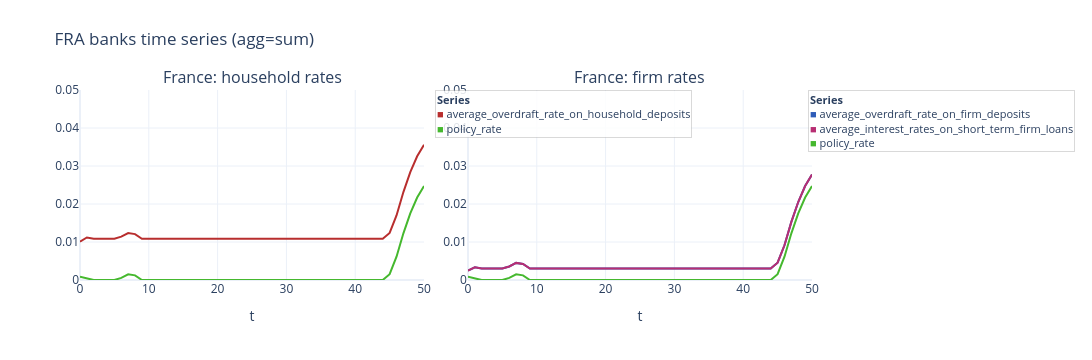

Write notebook code for a chart like this one.
### Code cell
fig = plot_agent_timeseries(
    model,
    "FRA",
    "banks",
    [
        ["average_overdraft_rate_on_household_deposits", "central_bank.policy_rate"],
        [
            "average_overdraft_rate_on_firm_deposits",
            "average_interest_rates_on_short_term_firm_loans",
            "central_bank.policy_rate",
        ],
    ],
    panel_titles=["France: household rates", "France: firm rates"],
    no_cols=2,
    **FIG_SIZE_WIDE,
    show_legend=True,
    show=False,
)

fig.update_yaxes(range=[0, 0.05])
fig.show()

### Figure 1 — Plotly figure (JSON) as saved in the notebook; plotly's stock layout.template omitted (floating-point values rounded to 4 significant figures)
{"data": [{"line": {"color": "hsl(0, 60%, 45%)", "width": 2}, "mode": "lines", "name": "average_overdraft_rate_on_household_deposits", "showlegend": false, "type": "scatter", "x": [0, 1, 2, 3, 4, 5, 6, 7, 8, 9, 10, 11, 12, 13, 14, 15, 16, 17, 18, 19, 20, 21, 22, 23, 24, 25, 26, 27, 28, 29, 30, 31, 32, 33, 34, 35, 36, 37, 38, 39, 40, 41, 42, 43, 44, 45, 46, 47, 48, 49, 50], "xaxis": "x", "y": [0.01007, 0.01119, 0.01086, 0.01086, 0.01092, 0.01086, 0.01141, 0.01234, 0.01208, 0.01086, 0.01086, 0.01086, 0.01086, 0.01086, 0.01086, 0.01086, 0.01086, 0.01086, 0.01086, 0.01086, 0.01086, 0.01086, 0.01086, 0.01086, 0.01086, 0.01086, 0.01086, 0.01086, 0.01086, 0.01086, 0.01086, 0.01086, 0.01086, 0.01086, 0.01086, 0.01086, 0.01086, 0.01086, 0.01086, 0.01086, 0.01086, 0.01086, 0.01086, 0.01086, 0.01086, 0.01239, 0.01698, 0.02314, 0.02837, 0.03256, 0.03559], "yaxis": "y"}, {"line": {"color": "hsl(110, 60%, 45%)", "width": 2}, "mode": "lines", "name": "policy_rate", "showlegend": false, "type": "scatter", "x": [0, 1, 2, 3, 4, 5, 6, 7, 8, 9, 10, 11, 12, 13, 14, 15, 16, 17, 18, 19, 20, 21, 22, 23, 24, 25, 26, 27, 28, 29, 30, 31, 32, 33, 34, 35, 36, 37, 38, 39, 40, 41, 42, 43, 44, 45, 46, 47, 48, 49, 50], "xaxis": "x", "y": [0.0008333, 0.0003393, 0, 0, 6.426e-05, 0, 0.0005529, 0.001487, 0.001225, 0, 0, 0, 0, 0, 0, 0, 0, 0, 0, 0, 0, 0, 0, 0, 0, 0, 0, 0, 0, 0, 0, 0, 0, 0, 0, 0, 0, 0, 0, 0, 0, 0, 0, 0, 0, 0.001532, 0.006126, 0.01228, 0.01752, 0.02171, 0.02473], "yaxis": "y"}, {"line": {"color": "hsl(220, 60%, 45%)", "width": 2}, "mode": "lines", "name": "average_overdraft_rate_on_firm_deposits", "showlegend": false, "type": "scatter", "x": [0, 1, 2, 3, 4, 5, 6, 7, 8, 9, 10, 11, 12, 13, 14, 15, 16, 17, 18, 19, 20, 21, 22, 23, 24, 25, 26, 27, 28, 29, 30, 31, 32, 33, 34, 35, 36, 37, 38, 39, 40, 41, 42, 43, 44, 45, 46, 47, 48, 49, 50], "xaxis": "x2", "y": [0.002456, 0.003349, 0.00301, 0.00301, 0.003074, 0.00301, 0.003563, 0.004497, 0.004235, 0.00301, 0.00301, 0.00301, 0.00301, 0.00301, 0.00301, 0.00301, 0.00301, 0.00301, 0.00301, 0.00301, 0.00301, 0.00301, 0.00301, 0.00301, 0.00301, 0.00301, 0.00301, 0.00301, 0.00301, 0.00301, 0.00301, 0.00301, 0.00301, 0.00301, 0.00301, 0.00301, 0.00301, 0.00301, 0.00301, 0.00301, 0.00301, 0.00301, 0.00301, 0.00301, 0.00301, 0.004542, 0.009136, 0.01529, 0.02053, 0.02472, 0.02774], "yaxis": "y2"}, {"line": {"color": "hsl(330, 60%, 45%)", "width": 2}, "mode": "lines", "name": "average_interest_rates_on_short_term_firm_loans", "showlegend": false, "type": "scatter", "x": [0, 1, 2, 3, 4, 5, 6, 7, 8, 9, 10, 11, 12, 13, 14, 15, 16, 17, 18, 19, 20, 21, 22, 23, 24, 25, 26, 27, 28, 29, 30, 31, 32, 33, 34, 35, 36, 37, 38, 39, 40, 41, 42, 43, 44, 45, 46, 47, 48, 49, 50], "xaxis": "x2", "y": [0.002456, 0.003349, 0.00301, 0.00301, 0.003074, 0.00301, 0.003563, 0.004497, 0.004235, 0.00301, 0.00301, 0.00301, 0.00301, 0.00301, 0.00301, 0.00301, 0.00301, 0.00301, 0.00301, 0.00301, 0.00301, 0.00301, 0.00301, 0.00301, 0.00301, 0.00301, 0.00301, 0.00301, 0.00301, 0.00301, 0.00301, 0.00301, 0.00301, 0.00301, 0.00301, 0.00301, 0.00301, 0.00301, 0.00301, 0.00301, 0.00301, 0.00301, 0.00301, 0.00301, 0.00301, 0.004542, 0.009136, 0.01529, 0.02053, 0.02472, 0.02774], "yaxis": "y2"}, {"line": {"color": "hsl(110, 60%, 45%)", "width": 2}, "mode": "lines", "name": "policy_rate", "showlegend": false, "type": "scatter", "x": [0, 1, 2, 3, 4, 5, 6, 7, 8, 9, 10, 11, 12, 13, 14, 15, 16, 17, 18, 19, 20, 21, 22, 23, 24, 25, 26, 27, 28, 29, 30, 31, 32, 33, 34, 35, 36, 37, 38, 39, 40, 41, 42, 43, 44, 45, 46, 47, 48, 49, 50], "xaxis": "x2", "y": [0.0008333, 0.0003393, 0, 0, 6.426e-05, 0, 0.0005529, 0.001487, 0.001225, 0, 0, 0, 0, 0, 0, 0, 0, 0, 0, 0, 0, 0, 0, 0, 0, 0, 0, 0, 0, 0, 0, 0, 0, 0, 0, 0, 0, 0, 0, 0, 0, 0, 0, 0, 0, 0.001532, 0.006126, 0.01228, 0.01752, 0.02171, 0.02473], "yaxis": "y2"}], "layout": {"annotations": [{"font": {"size": 16}, "showarrow": false, "text": "France: household rates", "x": 0.235, "xanchor": "center", "xref": "paper", "y": 1, "yanchor": "bottom", "yref": "paper"}, {"font": {"size": 16}, "showarrow": false, "text": "France: firm rates", "x": 0.765, "xanchor": "center", "xref": "paper", "y": 1, "yanchor": "bottom", "yref": "paper"}, {"align": "left", "bgcolor": "rgba(255,255,255,0.85)", "bordercolor": "rgba(0,0,0,0.15)", "borderwidth": 1, "font": {"size": 11}, "showarrow": false, "text": "<b>Series</b><br><span style=\"color:hsl(0, 60%, 45%);\">■</span> average_overdraft_rate_on_household_deposits<br><span style=\"color:hsl(110, 60%, 45%);\">■</span> policy_rate", "x": 0.485, "xanchor": "left", "xref": "paper", "y": 1, "yanchor": "top", "yref": "paper"}, {"align": "left", "bgcolor": "rgba(255,255,255,0.85)", "bordercolor": "rgba(0,0,0,0.15)", "borderwidth": 1, "font": {"size": 11}, "showarrow": false, "text": "<b>Series</b><br><span style=\"color:hsl(220, 60%, 45%);\">■</span> average_overdraft_rate_on_firm_deposits<br><span style=\"color:hsl(330, 60%, 45%);\">■</span> average_interest_rates_on_short_term_firm_loans<br><span style=\"color:hsl(110, 60%, 45%);\">■</span> policy_rate", "x": 0.995, "xanchor": "left", "xref": "paper", "y": 1, "yanchor": "top", "yref": "paper"}], "height": 360, "hovermode": "x unified", "legend": {}, "margin": {"r": 280, "t": 90}, "title": {"text": "FRA banks time series (agg=sum)"}, "width": 1200, "xaxis": {"anchor": "y", "domain": [0, 0.47], "title": {"text": "t"}}, "xaxis2": {"anchor": "y2", "domain": [0.53, 1], "title": {"text": "t"}}, "yaxis": {"anchor": "x", "domain": [0, 1], "range": [0, 0.05]}, "yaxis2": {"anchor": "x2", "domain": [0, 1], "range": [0, 0.05]}}}
